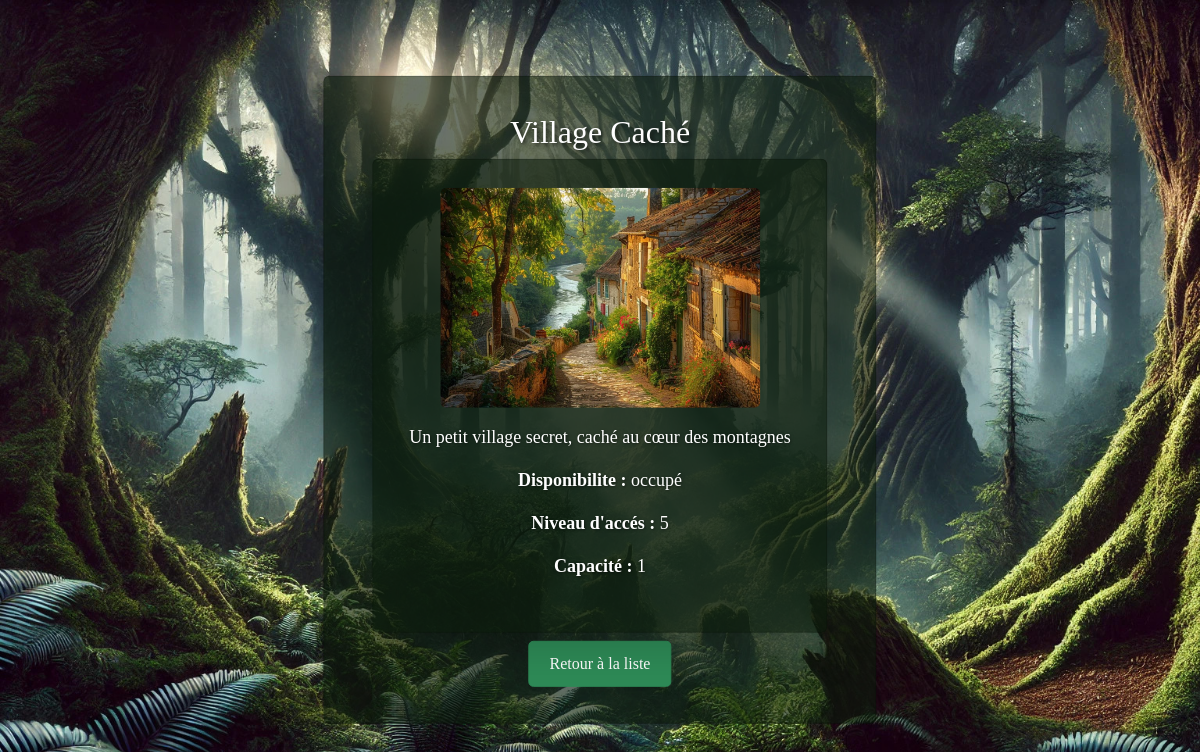
The app's page /lieu/L003/, older data.
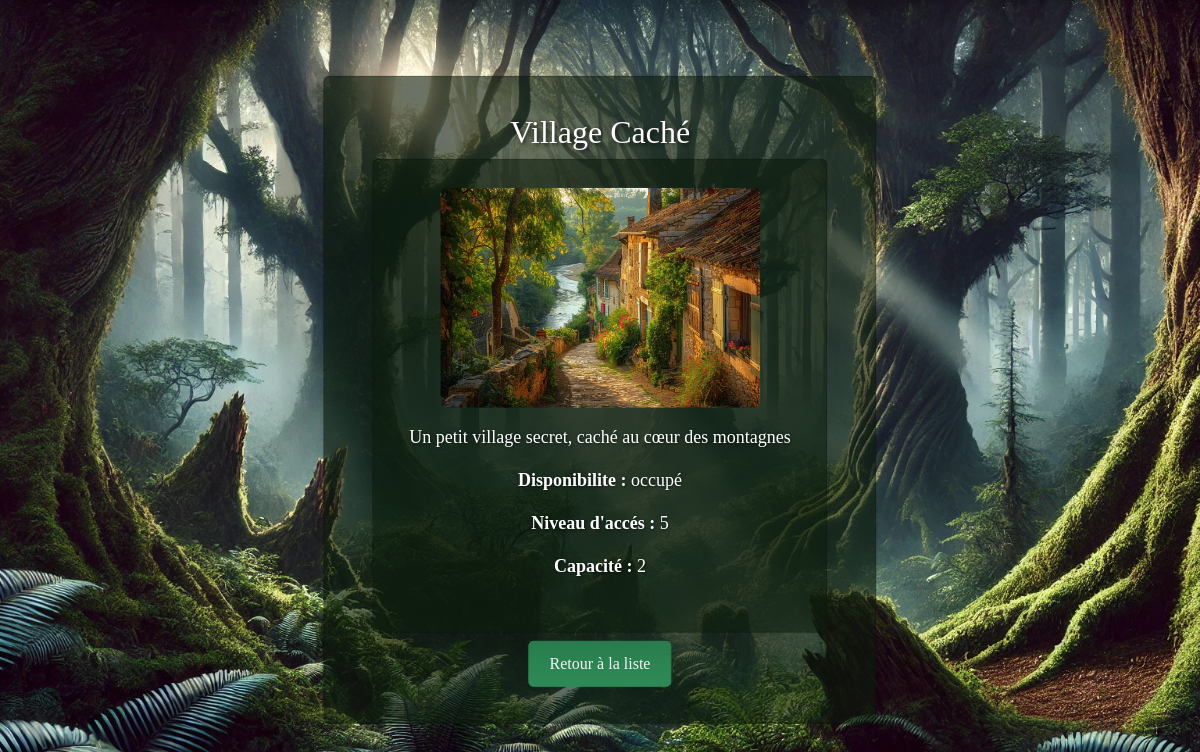
The same page, newer data.
### jeu_de_role/models.py (models this page shows, shortened)
class Lieu(models.Model):
    id_lieu = models.CharField(max_length=100, primary_key=True)
    nom = models.CharField(max_length=100)
    description = models.TextField(null=True, blank=True)
    type_lieu = models.CharField(max_length=50, choices=[('forteresse', 'Forteresse'), ('forêt', 'Forêt'), ('village', 'Village'), ('donjon', 'Donjon')])
    disponibilite = models.CharField(max_length=20, choices=[('libre', 'Libre'), ('occupé', 'Occupé')])
    niveau_acces = models.IntegerField(default=1)
    capacite_max = models.IntegerField(default=10)
    photo = models.ImageField(upload_to='lieux/')

### jeu_de_role/views.py (the view)
# urls.py: path('lieu/<str:pk>/', views.lieu_detail, name='lieu_detail'),
def lieu_detail(request, pk):
    lieu = get_object_or_404(Lieu, pk=pk)
    return render(request, 'jeu_de_role/lieu_detail.html', {'lieu': lieu})

### jeu_de_role/templates/jeu_de_role/lieu_detail.html (shortened to what this page needs)
{% extends 'jeu_de_role/explore.html' %}
{% block content %}
<h2 class="text-center mb-2">{{ lieu.nom }}</h2>
<div class="container mt-2">
    <div class="card shadow-lg h-100 d-flex flex-column">
        <img src="{{ lieu.photo.url }}" class="img-fluid mt-2 rounded d-block mx-auto" style="width: 320px;"  alt="{{ character.lieu.nom }}">
        <div class="card-body text-center">
            <p><strong></strong> {{ lieu.description}}</p>
            <p><strong>Disponibilite :</strong> {{ lieu.disponibilite }}</p>
            <p><strong>Niveau d'accés :</strong> {{ lieu.niveau_acces }}</p>
            <p><strong>Capacité :</strong> {{ lieu.capacite_max }}</p>
        </div>
    </div>
    <div class="text-center">
        <a href="{% url 'explore' %}?tab=lieux" class="btn mt-2 btn-lg">Retour à la liste</a>
    </div>
</div>
{% endblock %}

Row changes from the older to the newer data that the page shows:
changed Lieu "Village Caché": capacite_max "1" → "2"
